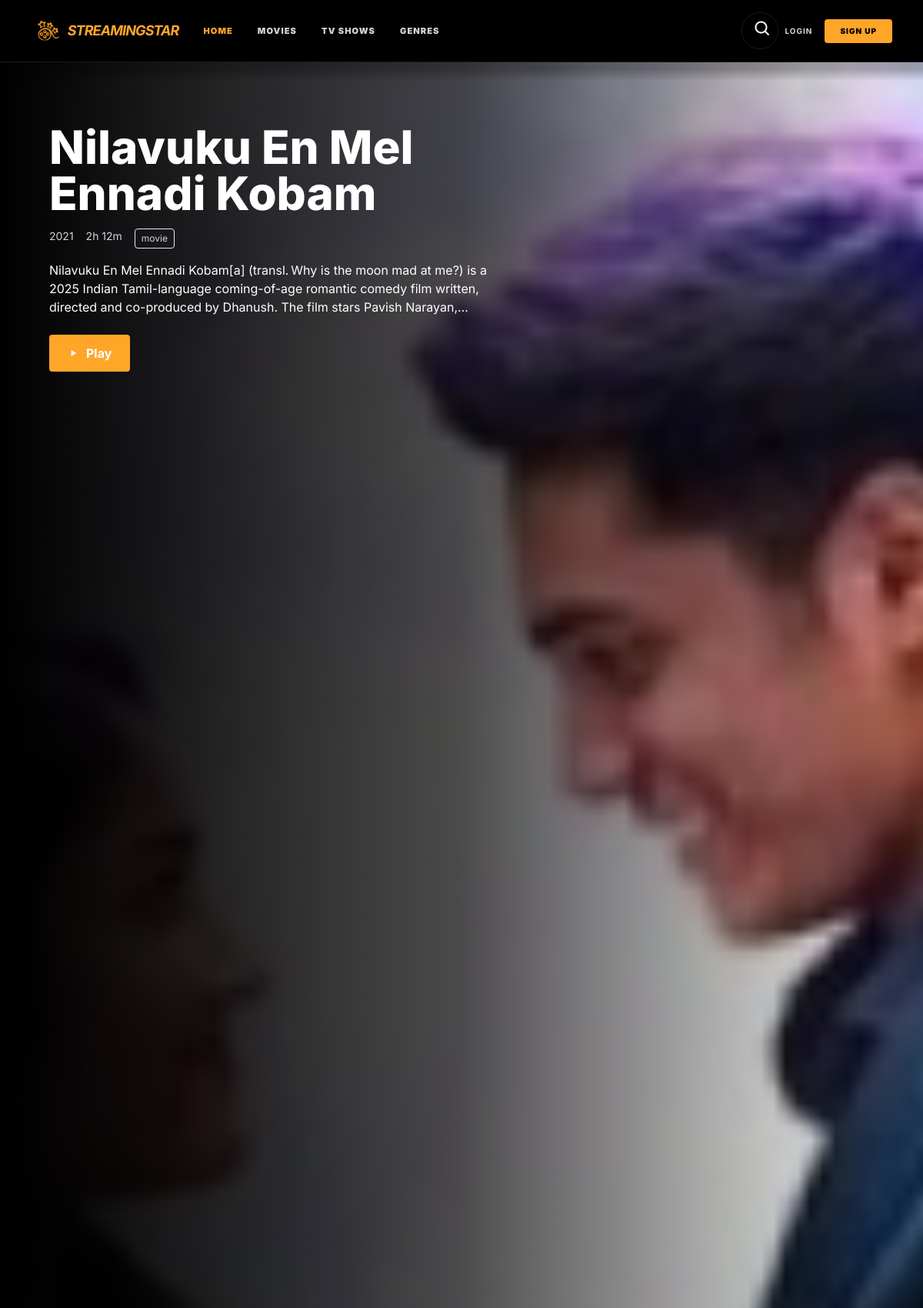
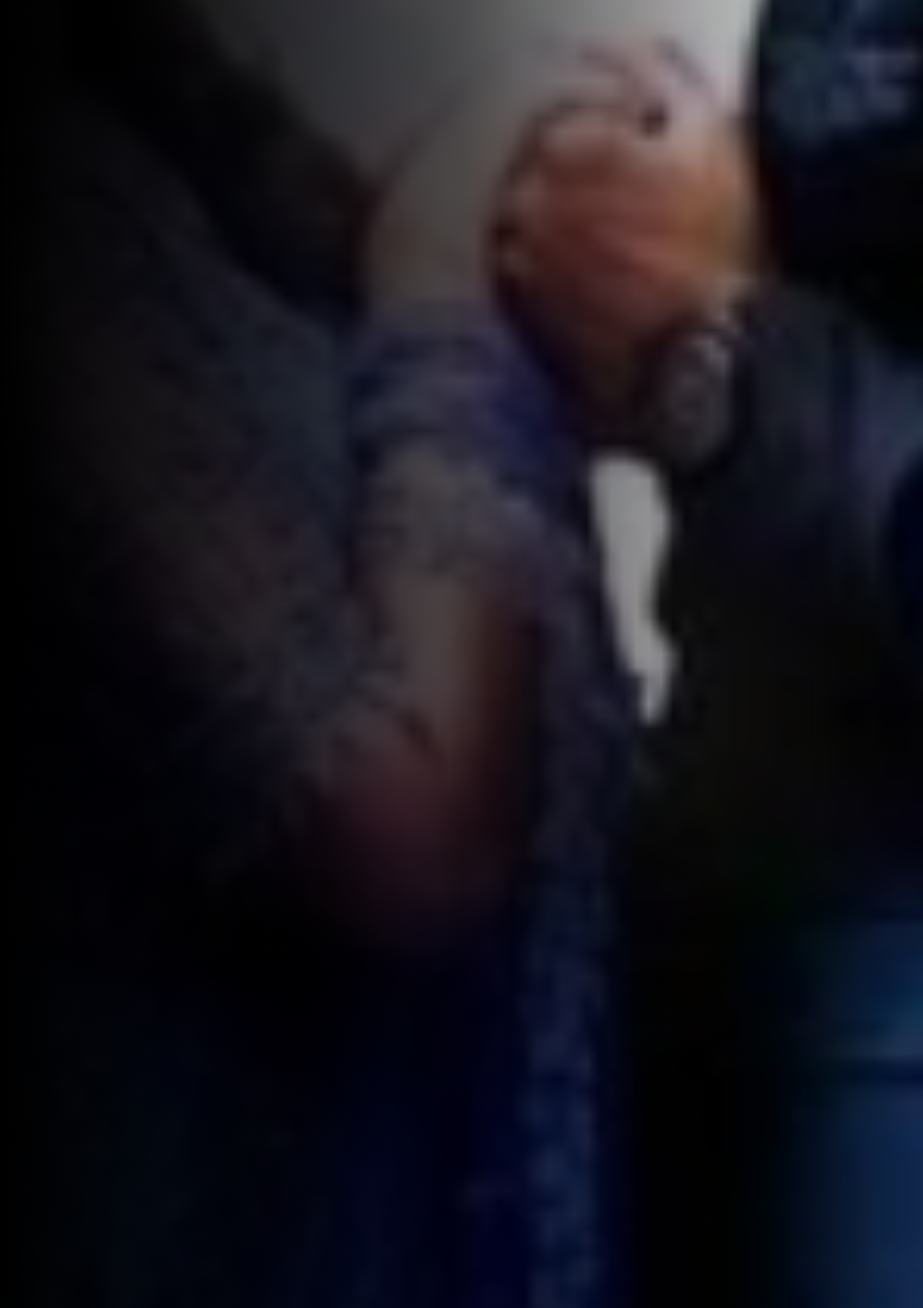
The page / (upper part) on the database its author committed (2 pictures, top to bottom).
### stream/models.py (models this page shows, shortened)
class Movie(models.Model):
    CATEGORY_CHOICES = [
        ('movie', 'Movie'),
        ('tv', 'TV Show'),
    ]
    title = models.CharField(max_length=255)
    poster = models.ImageField(upload_to='posters/')
    video = models.FileField(upload_to='videos/', null=True, blank=True)
    genre = models.ForeignKey(Genre, on_delete=models.CASCADE)
    director = models.CharField(max_length=255, null=True, blank=True)
    year = models.IntegerField(null=True, blank=True)
    duration = models.CharField(max_length=50, null=True, blank=True)
    image = models.ImageField(upload_to='genres/', null=True, blank=True)
    rating = models.FloatField(default=0.0)
    description = models.TextField(null=True, blank=True)
    cast_members = models.ManyToManyField(Cast, through='MovieCast')
    category = models.CharField(max_length=10, choices=CATEGORY_CHOICES, default='movie')
    is_featured = models.BooleanField(default=False)

### stream/views.py (the view)
# urls.py: 2. Add a URL to urlpatterns:  path('', views.home, name='home')
def home(request):
    featured = Movie.objects.filter(is_featured=True).first()
    is_in_list = False
    if request.user.is_authenticated and featured:
        is_in_list = MyList.objects.filter(user=request.user, movie=featured).exists()
    movies = Movie.objects.filter(category='movie')
    tv_shows = Movie.objects.filter(category='tv')
    my_list = []
    if request.user.is_authenticated:
        my_list = MyList.objects.filter(user=request.user).select_related('movie')
    context = {
        'featured': featured,
        'movies': movies,
        'tv_shows': tv_shows,
        "my_list": my_list,
        'is_in_list': is_in_list, # This now refers to the featured movie
        'genres': Genre.objects.all(),
    }
    return render(request, 'home.html', context)

### stream/templates/home.html (shortened to what this page needs)
{% extends 'base.html' %}
{% block content %}
{% if featured %}
<section class="relative min-h-screen w-full overflow-hidden">
    <div class="absolute inset-0">
        <img src="{{ featured.image.url }}" class="w-full h-full object-cover">
        <div class="absolute inset-0 bg-gradient-to-r from-black via-black/70 to-transparent"></div>
    </div>
    <div class="relative z-10 flex flex-col justify-center py-4 lg:py-20 h-full px-6 md:px-16 max-w-3xl text-white">
        <h1 class="text-4xl md:text-6xl font-extrabold mb-4">
            {{ featured.title }}
        </h1>
        <div class="flex gap-4 text-gray-300 mb-4 text-sm">
            <span>{{ featured.year }}</span>
            <span>{{ featured.duration }}</span>
            <span class="border px-2 py-1 text-xs rounded">{{ featured.category }}</span>
        </div>
        <p class="max-w-xl mb-6 line-clamp-3">{{ featured.description }}</p>
        <div class="flex gap-4">
            <a href="{% url 'play_movie' featured.id %}"
               class="bg-[#FFA629] text-white px-6 py-3 rounded font-bold flex items-center gap-2">
                <i class="bx bx-play"></i> Play
            </a>
        </div>
    </div>
</section>
{% endif %}
{% endblock %}

### stream/templates/base.html (style rules this page uses)
* { margin: 0; padding: 0; box-sizing: border-box; font-family: 'Inter', sans-serif; }
body { background-color: black; color: white; overflow-x: hidden; }

### rows shown on the page
Movie: image (picture), title "Nilavuku En Mel Ennadi Kobam", year "2021", duration "2h 12m", category "movie", description "Nilavuku En Mel Ennadi Kobam[a] (transl. Why is the moon mad at me?) is a 2025 Indian Tamil-language coming-of-age romantic comedy film written, directed and co-produced by Dhanush. The film stars Pavish…"
